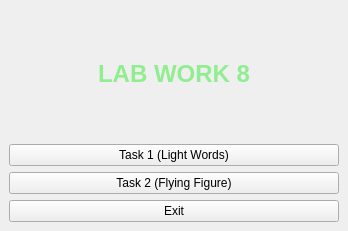
<?xml version="1.0" encoding="UTF-8"?>
<ui version="4.0">
 <class>MainWindow</class>
 <widget class="QMainWindow" name="MainWindow">
  <property name="geometry">
   <rect>
    <x>0</x>
    <y>0</y>
    <width>348</width>
    <height>231</height>
   </rect>
  </property>
  <property name="windowTitle">
   <string>MainWindow</string>
  </property>
  <widget class="QWidget" name="centralwidget">
   <layout class="QVBoxLayout" name="verticalLayout_2">
    <item>
     <widget class="QLabel" name="label">
      <property name="font">
       <font>
        <family>Arial</family>
        <pointsize>18</pointsize>
        <bold>true</bold>
       </font>
      </property>
      <property name="styleSheet">
       <string notr="true">color: lightgreen;</string>
      </property>
      <property name="text">
       <string>LAB WORK 8</string>
      </property>
      <property name="alignment">
       <set>Qt::AlignCenter</set>
      </property>
      <property name="wordWrap">
       <bool>true</bool>
      </property>
     </widget>
    </item>
    <item>
     <layout class="QVBoxLayout" name="verticalLayout">
      <item>
       <widget class="QPushButton" name="pushButton">
        <property name="text">
         <string>Task 1 (Light Words)</string>
        </property>
       </widget>
      </item>
      <item>
       <widget class="QPushButton" name="pushButton_2">
        <property name="text">
         <string>Task 2 (Flying Figure)</string>
        </property>
       </widget>
      </item>
      <item>
       <widget class="QPushButton" name="pushButton_3">
        <property name="text">
         <string>Exit</string>
        </property>
       </widget>
      </item>
     </layout>
    </item>
   </layout>
  </widget>
  <widget class="QMenuBar" name="menubar">
   <property name="geometry">
    <rect>
     <x>0</x>
     <y>0</y>
     <width>348</width>
     <height>24</height>
    </rect>
   </property>
  </widget>
 </widget>
 <resources/>
 <connections/>
</ui>
